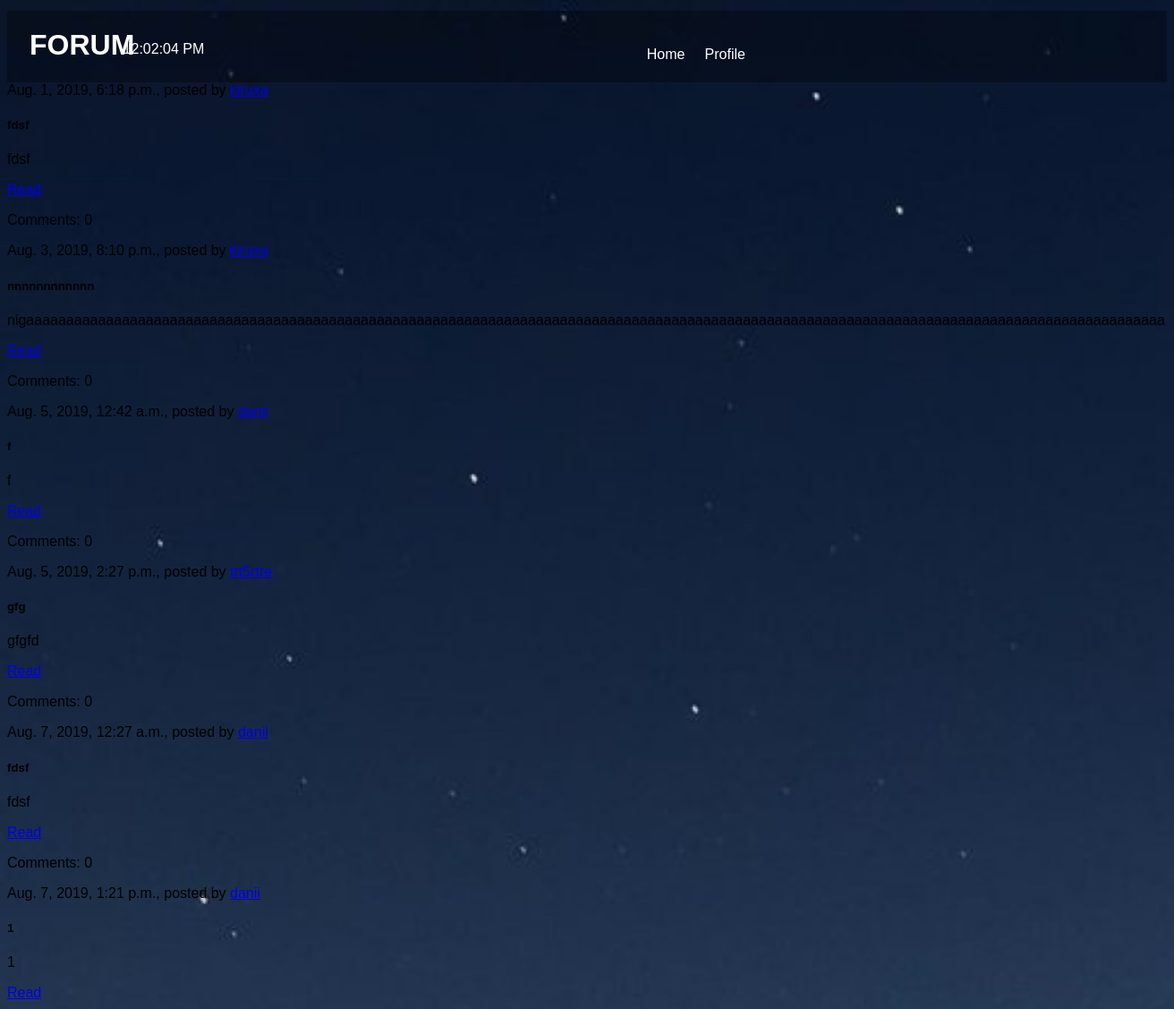
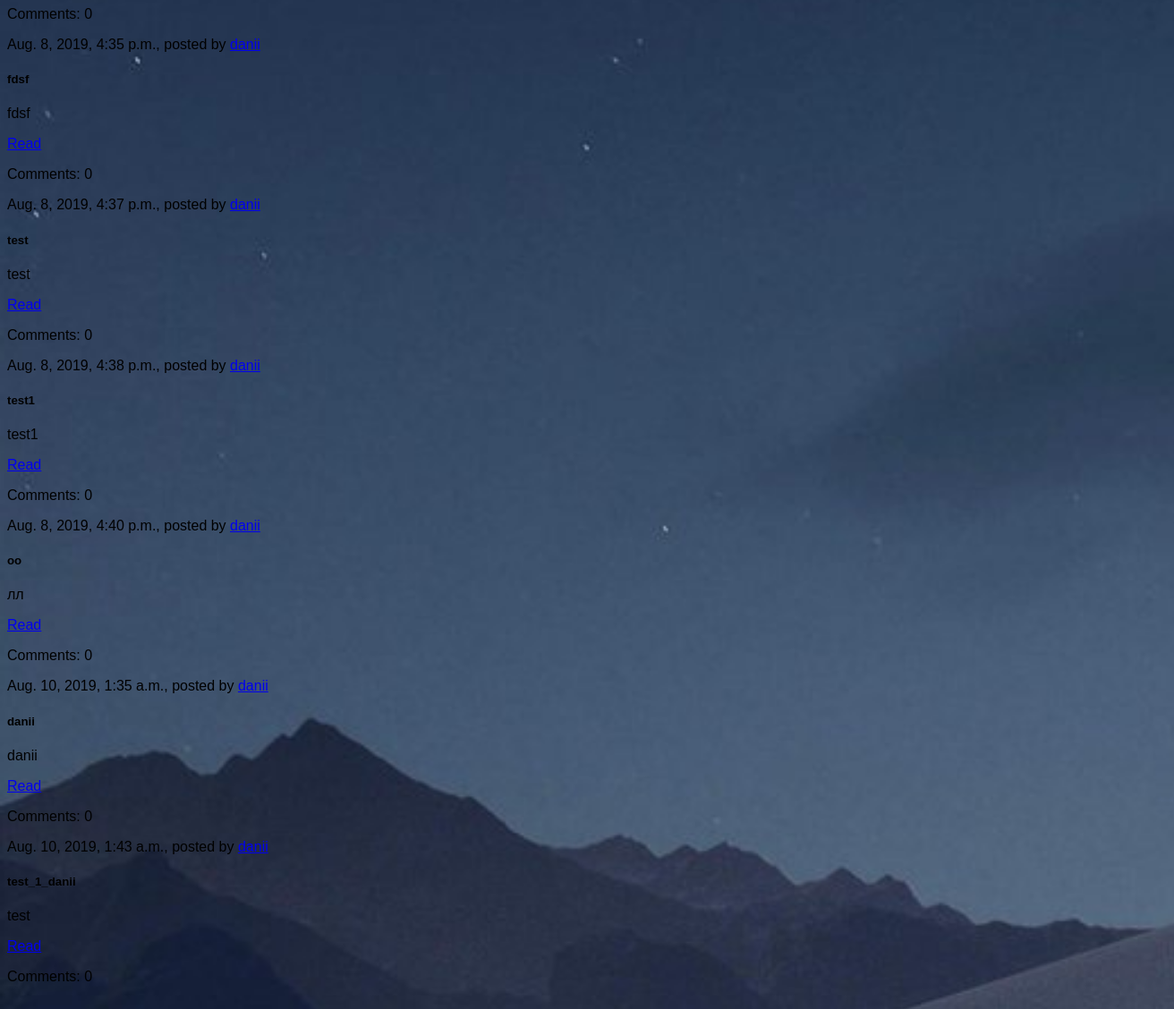
The app's page / (signed in) with its own data (2 pictures, top to bottom).
### blog/models.py (models this page shows, shortened)
class Post(models.Model):
    author = models.ForeignKey(settings.AUTH_USER_MODEL, on_delete=models.CASCADE)
    title = models.CharField(max_length=200)
    text = models.TextField()
    created_date = models.DateTimeField(default=timezone.now)
    published_date = models.DateTimeField(blank=True, null=True)
    def approved_comments(self):
        return self.comments.filter(approved_comment=True)

### blog/views.py (the view)
# urls.py: path('', views.post_list, name='post_list'),
def post_list(request):
    posts = Post.objects.filter(published_date__lte=timezone.now()).order_by('published_date')
    return render(request, 'blog/post_list.html', {'posts': posts})

### templates/blog/post_list.html (shortened to what this page needs)
{% extends 'blog/base.html' %}
{% block content %}
    {% for post in posts %}
        <div class="card mb-4">
            <div class="card-header">
                {{ post.published_date }}, posted by <a href="#">{{post.author}}</a>
            </div>
        <div class="card-body">
            <h5 class="card-title">{{ post.title }}</h5>
        <p class="card-text">{{ post.text|truncatewords:15 }}</p>
        <a href="{% url 'post_detail' pk=post.pk %}" class="btn btn-light">Read</a>
        <p>
            Comments: {{ post.approved_comments.count }}
        </p>
      </div>
    </div>
    {% endfor %}
{% endblock %}

### static/dev/css/blog.css (style rules this page uses)
body { background-image: url(../image/desert.jpg); -webkit-background-size:cover; background-size: cover; background-attachment: fixed; font-family: Arial, Helvetica, sans-serif; }

### records on screen
Post: published_date "Aug. 1, 2019, 6:18 p.m.", title "fdsf", text "fdsf", approved_comments.count "0"
Post: published_date "Aug. 3, 2019, 8:10 p.m.", title "nnnnnnnnnnnn", text "nigaaaaaaaaaaaaaaaaaaaaaaaaaaaaaaaaaaaaaaaaaaaaaaaaaaaaaaaaaaaaaaaaaaaaaaaaaaaaaaaaaaaaaaaaaaaaaaaaaaaaaaaaaaaaaaaaaaaaaaaaaaaaaaaaaaaaaaaaaaaaaaa", approved_comments.count "0"
Post: published_date "Aug. 5, 2019, 12:42 a.m.", title "f", text "f", approved_comments.count "0"
Post: published_date "Aug. 5, 2019, 2:27 p.m.", title "gfg", text "gfgfd", approved_comments.count "0"
Post: published_date "Aug. 7, 2019, 12:27 a.m.", title "fdsf", text "fdsf", approved_comments.count "0"
Post: published_date "Aug. 7, 2019, 1:21 p.m.", author "danii", title "1", text "1", approved_comments.count "0"
Post: published_date "Aug. 8, 2019, 4:35 p.m.", author "danii", title "fdsf", text "fdsf", approved_comments.count "0"
Post: published_date "Aug. 8, 2019, 4:37 p.m.", author "danii", title "test", text "test", approved_comments.count "0"
Post: published_date "Aug. 8, 2019, 4:38 p.m.", author "danii", title "test1", text "test1", approved_comments.count "0"
Post: published_date "Aug. 8, 2019, 4:40 p.m.", author "danii", title "оо", text "лл", approved_comments.count "0"
Post: published_date "Aug. 10, 2019, 1:35 a.m.", author "danii", title "danii", text "danii", approved_comments.count "0"
Post: published_date "Aug. 10, 2019, 1:43 a.m.", author "danii", title "test_1_danii", text "test", approved_comments.count "0"
